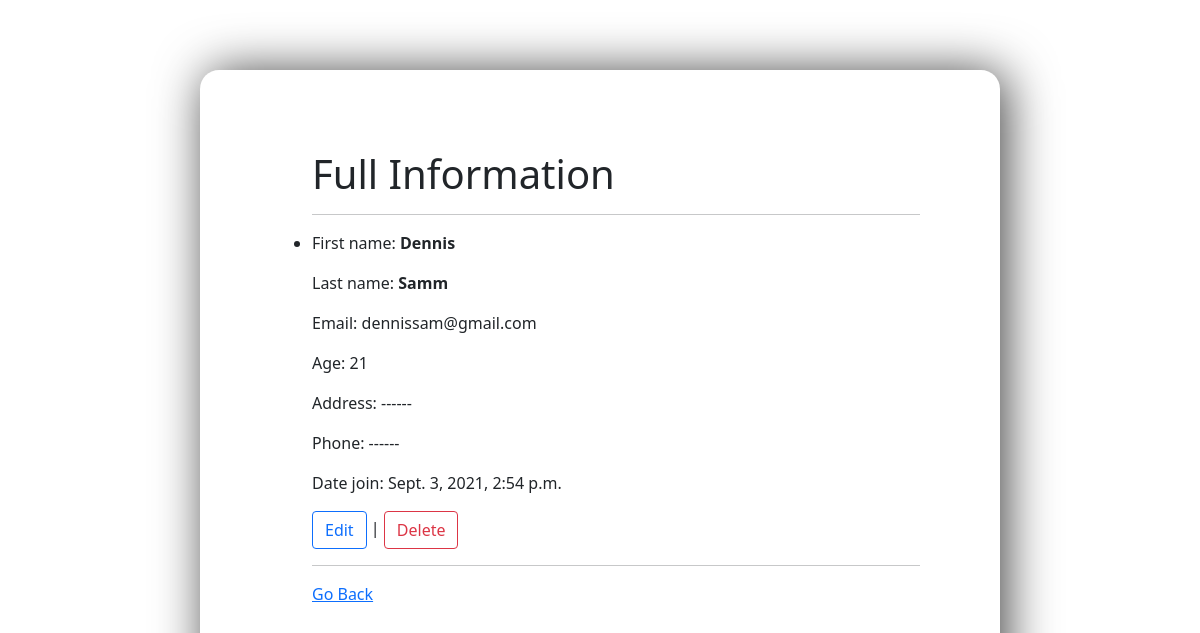
/detail/1, run on the app's committed database.
### website/models.py (models this page shows, shortened)
class Member(models.Model):
	fname = models.CharField(max_length=50)
	lname = models.CharField(max_length=50)
	email = models.EmailField(max_length=30)
	passwd = models.CharField(max_length=50)
	age = models.IntegerField()
	phone_num = models.IntegerField()
	address = models.CharField(max_length=100, null=True, blank=True)
	date_join = models.DateTimeField(auto_now_add= True)
	author = models.ForeignKey(
		get_user_model(),
		on_delete=models.CASCADE, null=True, blank=True
		)

### website/views.py (the view)
# urls.py: path('detail/<int:pk>', views.MemberDetailView.as_view(), name='detail'),
class MemberDetailView(DetailView):
	model = Member
	template_name = 'detail.html'

### templates/detail.html
{% extends 'base.html' %}
{% block content %}
<ul>
	<h1>Full Information </h1>
	<hr>
	<li>
	<p>First name:<strong> {{ object.fname| title}}</strong></p>
	<p>Last name: <strong>{{ object.lname| title}}</strong></p>
	<p>Email: {{ object.email}}</p>
	<p>Age: {{ object.age}}</p>
		{% if object.address %}
			<p>Address: {{ object.address| title}}</p>
		{% else %}
			<p>Address: ------</p>
		{% if object.address %}
			<p>Phone number: {{ object.phone_num}}</p>
		{% else %}
				<p>Phone: ------</p>
	<p>Date join: {{ object.date_join}}</p>
<a class="btn btn-outline-primary"  href="{% url 'edit' object.pk %}">Edit</a> |
<a class="btn btn-outline-danger"  href="{% url 'delete' object.pk %}">Delete</a>
	<hr>
<a href="{% url 'home' %}">Go Back</a>
{% endif %}
{% endif %}
</ul>
{% endblock content %}

### templates/base.html (style rules this page uses)
body { background-color: #638CB8; }

### data on the page
Member: fname "Dennis", lname "Samm", email "dennissam@gmail.com", age "21", date_join "Sept. 3, 2021, 2:54 p.m."
